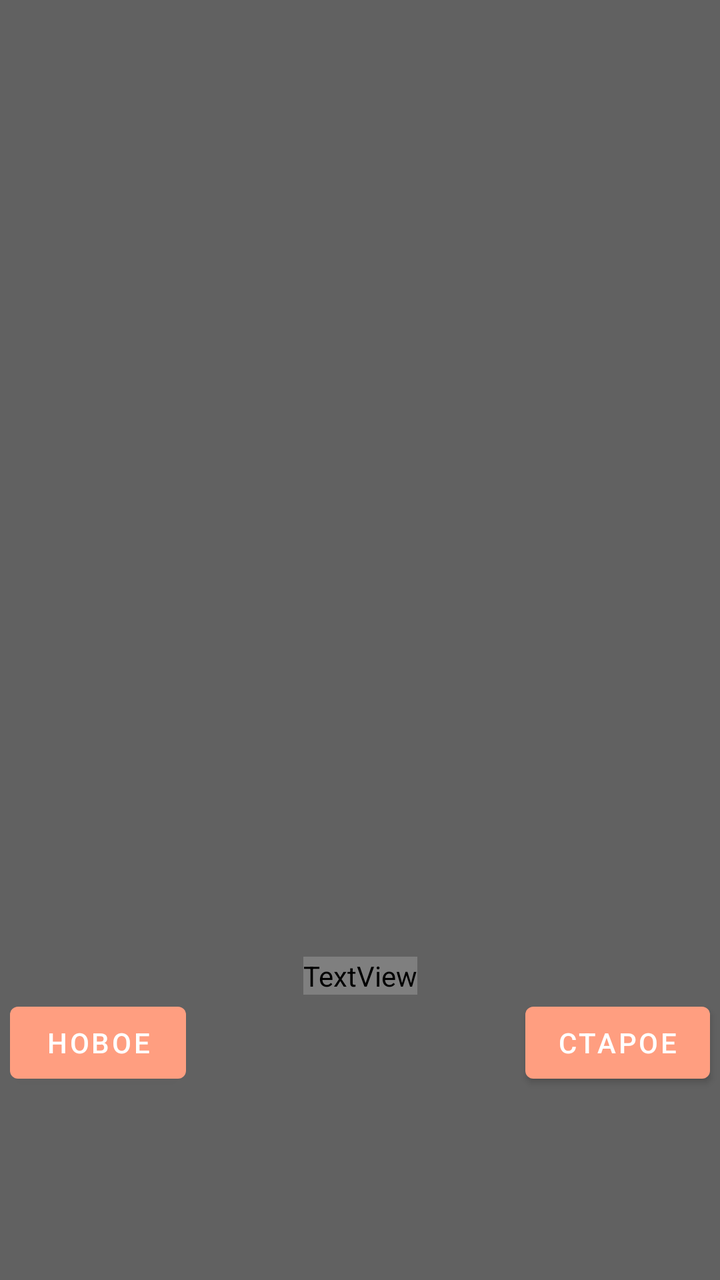
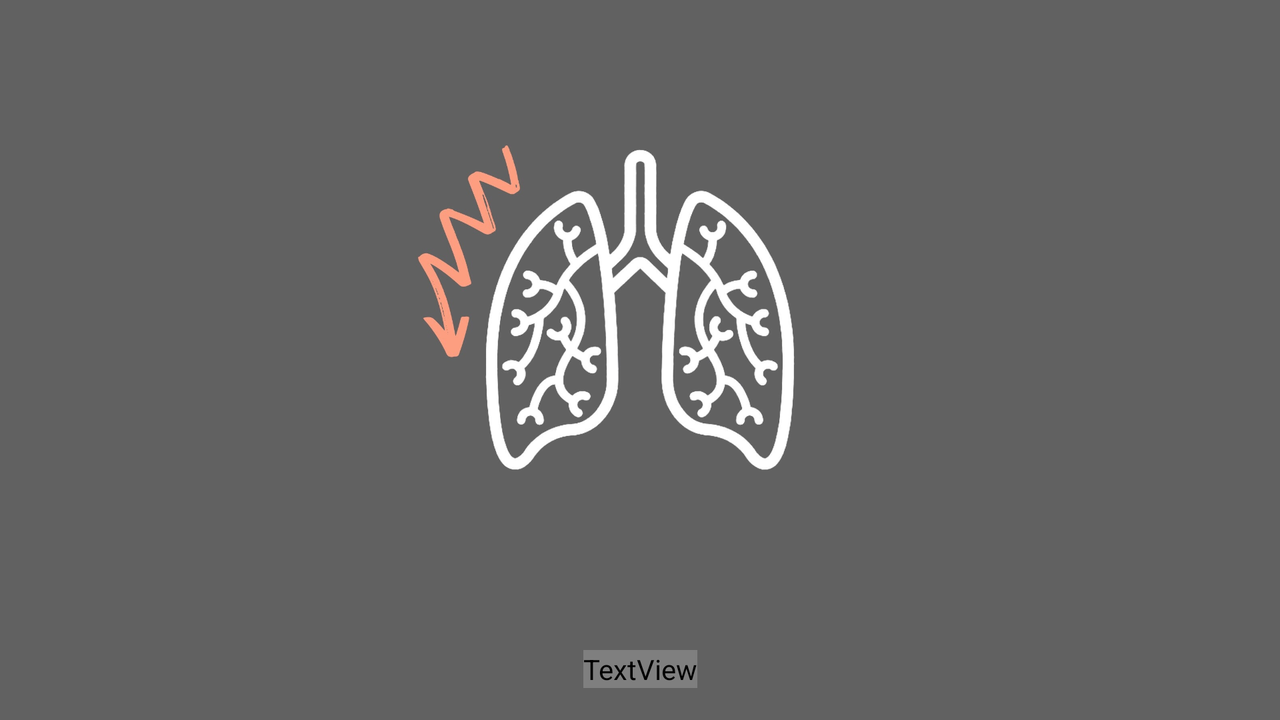

First picture: res/layout/ on a phone held upright. Second picture: the repository's own variant of that layout, on a device whose configuration matches the variant's folder. Source for both follows.
<!-- AndroidManifest.xml: application theme AppTheme -->
<!-- res/layout/splashscreen.xml -->
<?xml version="1.0" encoding="utf-8"?>
<androidx.constraintlayout.widget.ConstraintLayout xmlns:android="http://schemas.android.com/apk/res/android"
    xmlns:app="http://schemas.android.com/apk/res-auto"
    xmlns:tools="http://schemas.android.com/tools"
    android:layout_width="match_parent"
    android:layout_height="match_parent"
    android:background="@color/colorAccent"
    android:orientation="vertical">
    <TextView
        android:id="@+id/textView"
        android:layout_width="wrap_content"
        android:layout_height="wrap_content"
        android:layout_marginTop="8dp"
        android:layout_marginBottom="8dp"
        android:layout_marginStart="8dp"
        android:layout_marginEnd="8dp"
        android:layout_marginLeft="8dp"
        android:layout_marginRight="8dp"
        android:text="@string/app_name"
        android:textColor="@color/common_google_signin_btn_text_dark_default"
        android:textSize="42sp"
        app:fontFamily="@font/roboto"
        app:layout_constraintBottom_toBottomOf="parent"
        app:layout_constraintEnd_toEndOf="parent"
        app:layout_constraintStart_toStartOf="parent"
        app:layout_constraintTop_toBottomOf="@+id/imageView7"
        app:layout_constraintVertical_bias="0.0"/>

    <ImageView
        android:id="@+id/imageView7"
        android:layout_width="350dp"
        android:layout_height="350dp"
        android:layout_marginTop="8dp"
        android:layout_marginBottom="8dp"
        android:layout_marginStart="8dp"
        android:layout_marginEnd="8dp"
        android:layout_marginLeft="8dp"
        android:layout_marginRight="8dp"
        app:layout_constraintBottom_toBottomOf="parent"
        app:layout_constraintEnd_toEndOf="parent"
        app:layout_constraintStart_toStartOf="parent"
        app:layout_constraintTop_toTopOf="parent"
        app:layout_constraintVertical_bias="0.41000003"
        android:src="@drawable/morpheus">

    </ImageView>

    <Button
        android:id="@+id/button_old"
        android:layout_width="wrap_content"
        android:layout_height="wrap_content"
        android:text="старое"
        app:backgroundTint="@color/colorPrimary"
        app:layout_constraintEnd_toEndOf="@+id/imageView7"
        app:layout_constraintTop_toBottomOf="@+id/textView" />

    <Button
        android:id="@+id/button_new"
        android:layout_width="wrap_content"
        android:layout_height="wrap_content"
        android:text="новое"
        app:backgroundTint="@color/colorPrimary"
        app:layout_constraintStart_toStartOf="@+id/imageView7"
        app:layout_constraintTop_toBottomOf="@+id/textView" />

</androidx.constraintlayout.widget.ConstraintLayout>
<!-- resources referenced by this layout -->
<resources>
  <color name="colorAccent">#616161</color>
  <color name="colorPrimary">#FF9E80</color>
  <string name="app_name" translatable="false">Elspirado</string>
  <style name="AppTheme" parent="Theme.MaterialComponents.Light.NoActionBar">
          
          <item name="colorPrimary">@color/colorPrimary</item>
          <item name="colorPrimaryDark">@color/colorPrimaryDark</item>
          <item name="colorAccent">@color/colorAccent</item>
          <item name="sublimePickerStyle">@style/MySublimePickerStyle</item>
      </style>
  <color name="colorPrimaryDark">#C96F53</color>
  <style name="MySublimePickerStyle" parent="SublimePickerStyleLight">
          <item name="colorAccent">@color/colorAccent</item>
          <item name="colorPrimaryDark">@color/colorPrimaryDark</item>
          <item name="colorPrimary">@color/colorPrimary</item>
      </style>
</resources>
<!-- res/layout-land/splashscreen.xml (the repository's variant of the layout above) -->
<!-- drawn on the phone turned sideways -->
<?xml version="1.0" encoding="utf-8"?>
<androidx.constraintlayout.widget.ConstraintLayout xmlns:android="http://schemas.android.com/apk/res/android"
    xmlns:app="http://schemas.android.com/apk/res-auto"
    xmlns:tools="http://schemas.android.com/tools"
    android:layout_width="match_parent"
    android:layout_height="match_parent"
    android:background="@color/colorAccent"
    android:orientation="vertical">

    <TextView
        android:id="@+id/textView"
        android:layout_width="wrap_content"
        android:layout_height="wrap_content"
        android:layout_marginTop="8dp"
        android:layout_marginBottom="16dp"
        android:layout_marginStart="8dp"
        android:layout_marginEnd="8dp"
        android:layout_marginLeft="8dp"
        android:layout_marginRight="8dp"
        android:text="@string/app_name"
        android:textColor="@color/common_google_signin_btn_text_dark_default"
        android:textSize="42sp"
        app:fontFamily="@font/roboto"
        app:layout_constraintBottom_toBottomOf="parent"
        app:layout_constraintEnd_toEndOf="parent"
        app:layout_constraintStart_toStartOf="parent"
        app:layout_constraintTop_toTopOf="parent"
        app:layout_constraintVertical_bias="1.0"/>

    <ImageView
        android:id="@+id/imageView7"
        android:layout_width="0dp"
        android:layout_height="0dp"
        android:layout_marginTop="8dp"
        android:layout_marginBottom="8dp"
        android:layout_marginStart="8dp"
        android:layout_marginEnd="8dp"
        android:layout_marginLeft="8dp"
        android:layout_marginRight="8dp"
        android:src="@drawable/icon_elspirado_big"
        app:layout_constraintBottom_toTopOf="@+id/textView"
        app:layout_constraintEnd_toEndOf="parent"
        app:layout_constraintStart_toStartOf="parent"
        app:layout_constraintTop_toTopOf="parent"/>

</androidx.constraintlayout.widget.ConstraintLayout>
<!-- resources referenced by the variant -->
<!-- as the phone turned sideways resolves them -->
<resources>
  <color name="colorAccent">#616161</color>
  <!-- drawable icon_elspirado_big: jpg bitmap (drawable, 108809 bytes) -->
  <string name="app_name" translatable="false">Elspirado</string>
  <style name="AppTheme" parent="Theme.MaterialComponents.Light.NoActionBar">
          
          <item name="colorPrimary">@color/colorPrimary</item>
          <item name="colorPrimaryDark">@color/colorPrimaryDark</item>
          <item name="colorAccent">@color/colorAccent</item>
          <item name="sublimePickerStyle">@style/MySublimePickerStyle</item>
      </style>
  <color name="colorPrimary">#FF9E80</color>
  <color name="colorPrimaryDark">#C96F53</color>
  <style name="MySublimePickerStyle" parent="SublimePickerStyleLight">
          <item name="colorAccent">@color/colorAccent</item>
          <item name="colorPrimaryDark">@color/colorPrimaryDark</item>
          <item name="colorPrimary">@color/colorPrimary</item>
      </style>
</resources>
